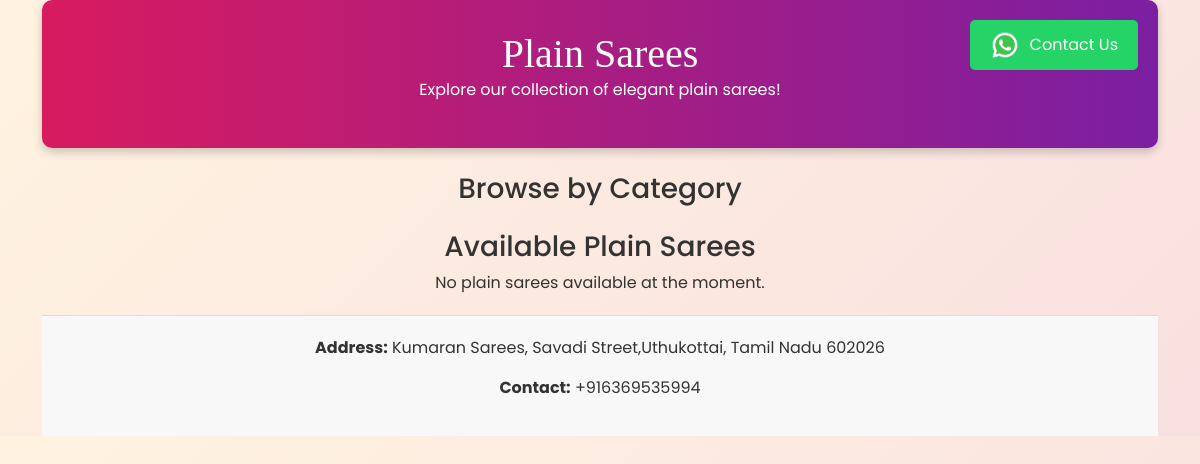
The page /category/plain_saree on the database as committed earlier.
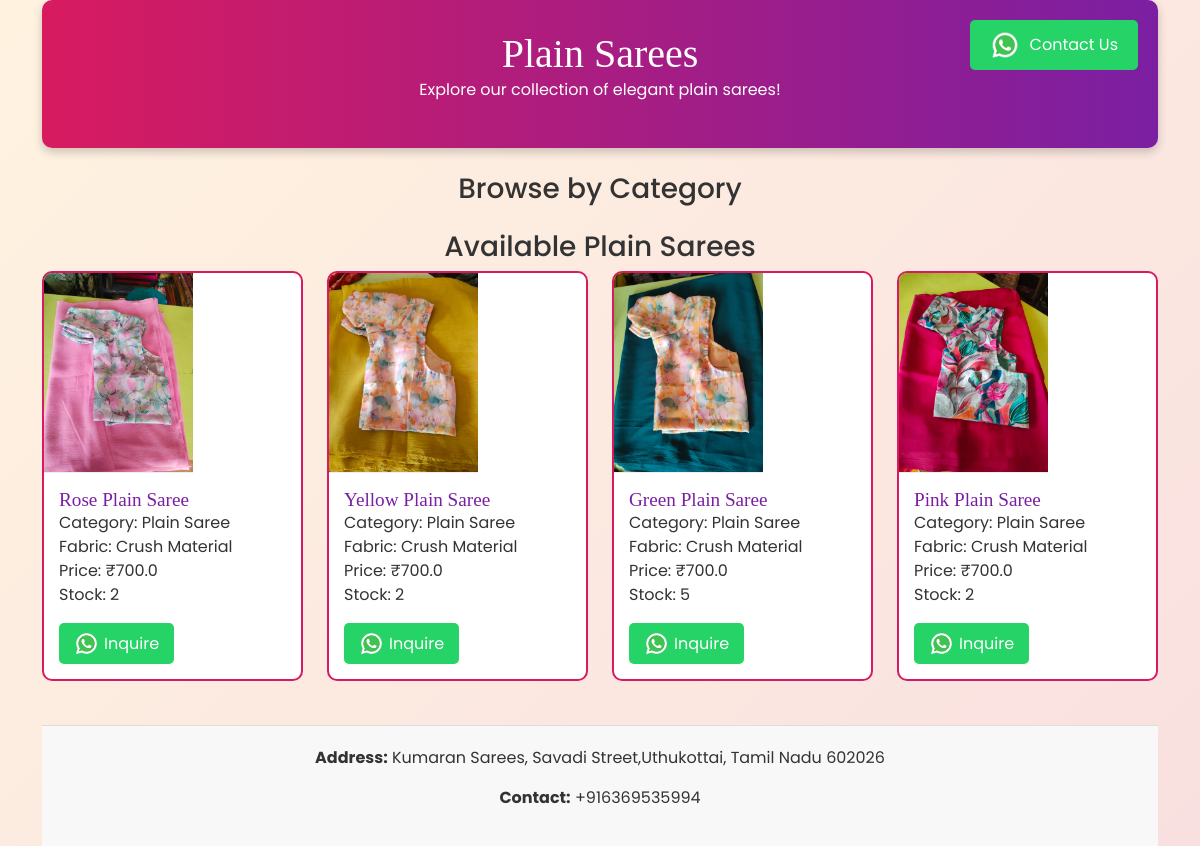
The same page on the database as committed later.
### api/app.py (models this page shows)
class Product(db.Model):
    id = db.Column(db.Integer, primary_key=True)
    name = db.Column(db.String(100), nullable=False)
    category = db.Column(db.String(50), nullable=False)
    fabric = db.Column(db.String(50))
    price = db.Column(db.Float, nullable=False)
    stock = db.Column(db.Integer, nullable=False)
    image_path = db.Column(db.String(200))

### api/app.py (the view)
@app.route('/category/plain_saree', methods=['GET'])
def plain_saree():
    try:
        logger.debug("Entering plain_saree route")
        plain_sarees = Product.query.filter_by(category='Plain Saree').all()
        logger.debug(f"Plain sarees: {len(plain_sarees)}")
        return render_template('plain_saree.html', plain_sarees=plain_sarees)
    except Exception as e:
        logger.error(f"Error in plain_saree route: {e}")
        raise

### templates/plain_saree.html (shortened to what this page needs)
<!DOCTYPE html>
<html lang="en">
<head>
    <link href="https://cdn.jsdelivr.net/npm/bootstrap@5.3.0/dist/css/bootstrap.min.css" rel="stylesheet">
</head>
<body>
    <div class="container">
        <div class="header">
            <h1>Plain Sarees</h1>
            <p>Explore our collection of elegant plain sarees!</p>
            <a href="https://wa.me/+916369535994?text=Hi%20Kumaran%20Sarees%2C%20I%27m%20interested%20in%20your%20products!"
               target="_blank" class="whatsapp-button">
                <img src="/static/images/whatsapp.png" alt="WhatsApp" style="width:30px; height:30px;">
                Contact Us
            </a>
        </div>
        <div class="my-4 text-center">
            <h3>Browse by Category</h3>
        </div>
        <h3 class="text-center">Available Plain Sarees</h3>
        {% if plain_sarees %}
            <div class="row">
                {% for product in plain_sarees %}
                    <div class="col-md-3 col-sm-6 mb-4">
                        <div class="product-card">
                            {% if product.image_path %}
                                <img src="{{ product.image_path }}" class="product-img" alt="{{ product.name }}">
                            {% else %}
                                <img src="/static/images/placeholder.jpg" class="product-img" alt="Placeholder">
                            {% endif %}
                            <div class="card-body">
                                <h5 class="card-title">{{ product.name }}</h5>
                                <p class="card-text">
                                    Category: {{ product.category }}<br>
                                    Fabric: {{ product.fabric or 'N/A' }}<br>
                                    Price: ₹{{ product.price | round(2) }}<br>
                                    Stock: {{ product.stock }}
                                </p>
                                <a href="https://wa.me/+916369535994?text=I%27m%20interested%20in%20{{ product.name }}%2C%20Price%3A%20%E2%82%B9{{ product.price | round(2) }}"
                                   target="_blank" class="whatsapp-icon">
                                    <img src="/static/images/whatsapp.png" alt="WhatsApp" style="width:25px; height:25px;">
                                    Inquire
                                </a>
                            </div>
                        </div>
                    </div>
                {% endfor %}
            </div>
        {% else %}
            <p class="text-center">No plain sarees available at the moment.</p>
        {% endif %}
        <footer>
            <p><strong>Address:</strong> Kumaran Sarees, Savadi Street,Uthukottai, Tamil Nadu 602026</p>
            <p><strong>Contact:</strong> +916369535994</p>
        </footer>
    </div>
</body>
</html>

### templates/plain_saree.html (style rules this page uses)
body { font-family: 'Poppins', sans-serif; background: linear-gradient(135deg, #fff3e0, #f9e0e0); color: #333; }
.header { background: linear-gradient(to right, #d81b60, #7b1fa2); color: white; padding: 30px; text-align: center; border-radius: 10px; box-shadow: 0 4px 10px rgba(0, 0, 0, 0.2); margin-bottom: 20px; position: relative; }
.header h1 { font-family: 'Playfair Display', serif; font-size: 2.5rem; margin: 0; }
.whatsapp-button { position: absolute; top: 20px; right: 20px; background: #25D366; color: white; padding: 10px 20px; border-radius: 5px; text-decoration: none; display: flex; align-items: center; gap: 10px; }
.whatsapp-icon { background: #25D366; color: white; padding: 8px 15px; border-radius: 5px; text-decoration: none; display: inline-flex; align-items: center; gap: 5px; }
.product-card { border: 2px solid #d81b60; border-radius: 10px; transition: transform 0.3s, box-shadow 0.3s; background: white; overflow: hidden; }
.product-img { max-width: 100%; height: 200px; object-fit: cover; border-bottom: 1px solid #eee; }
.card-body { padding: 15px; }
.card-title { font-family: 'Playfair Display', serif; color: #7b1fa2; font-size: 1.2rem; }
footer { text-align: center; padding: 20px; background: #f8f8f8; margin-top: 20px; border-top: 1px solid #ddd; }

Rows that differ between the two databases and show on the page:
now on this page (row edited): Product: image_path (picture), name "Rose Plain Saree", category "Plain Saree", fabric "Crush Material", price "700.0", stock "2"
now on this page (row edited): Product: image_path (picture), name "Yellow Plain Saree", category "Plain Saree", fabric "Crush Material", price "700.0", stock "2"
now on this page (row edited): Product: image_path (picture), name "Green Plain Saree", category "Plain Saree", fabric "Crush Material", price "700.0", stock "5"
now on this page (row edited): Product: image_path (picture), name "Pink Plain Saree", category "Plain Saree", fabric "Crush Material", price "700.0", stock "2"
Other text that changed with them:
text no longer shown: "No plain sarees available at the moment."
